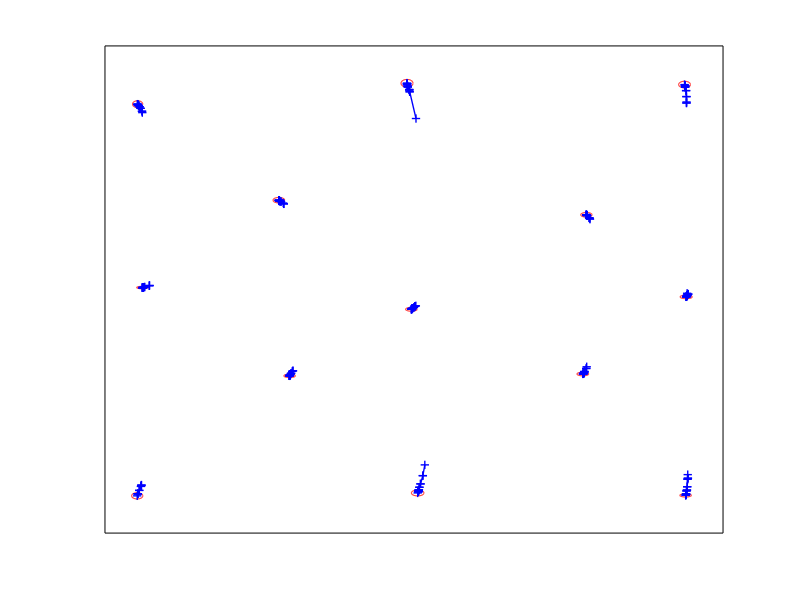

Write MATLAB code to recreate this figure.
hold on;
r=0:.1:2*pi;
plot (6.2*cos(r)+348.8, 4.2*sin(r)+564.6, 'r-');
plot ([348.765000,348.776250],[564.630000,564.386250],'+-b', 'linewidth', 1);
plot ([348.776250,348.990000],[564.386250,563.882500],'+-b', 'linewidth', 1);
plot ([348.990000,348.740000],[563.882500,563.277500],'+-b', 'linewidth', 1);
plot ([348.740000,349.356250],[563.277500,561.673750],'+-b', 'linewidth', 1);
plot ([349.356250,349.635000],[561.673750,560.562500],'+-b', 'linewidth', 1);
plot ([349.635000,351.021250],[560.562500,557.837500],'+-b', 'linewidth', 1);
plot ([351.021250,351.536250],[557.837500,555.407500],'+-b', 'linewidth', 1);
plot ([351.536250,351.146250],[555.407500,557.328750],'+-b', 'linewidth', 1);
plot ([351.146250,358.047500],[557.328750,526.468750],'+-b', 'linewidth', 1);
plot (6.0*cos(r)+353.3, 2.1*sin(r)+320.1, 'r-');
plot ([353.252500,353.498750],[320.076250,320.088750],'+-b', 'linewidth', 1);
plot ([353.498750,353.505000],[320.088750,320.208750],'+-b', 'linewidth', 1);
plot ([353.505000,353.616250],[320.208750,320.580000],'+-b', 'linewidth', 1);
plot ([353.616250,353.882500],[320.580000,320.896250],'+-b', 'linewidth', 1);
plot ([353.882500,354.596250],[320.896250,321.291250],'+-b', 'linewidth', 1);
plot ([354.596250,355.812500],[321.291250,322.098750],'+-b', 'linewidth', 1);
plot ([355.812500,357.056250],[322.098750,323.341250],'+-b', 'linewidth', 1);
plot ([357.056250,356.932500],[323.341250,323.183750],'+-b', 'linewidth', 1);
plot ([356.932500,357.907500],[323.183750,323.846250],'+-b', 'linewidth', 1);
plot (5.3*cos(r)+71.6, 3.7*sin(r)+542.0, 'r-');
plot ([71.596250,71.443750],[542.036250,541.898750],'+-b', 'linewidth', 1);
plot ([71.443750,71.656250],[541.898750,541.536250],'+-b', 'linewidth', 1);
plot ([71.656250,71.800000],[541.536250,541.352500],'+-b', 'linewidth', 1);
plot ([71.800000,72.521250],[541.352500,540.577500],'+-b', 'linewidth', 1);
plot ([72.521250,72.643750],[540.577500,540.493750],'+-b', 'linewidth', 1);
plot ([72.643750,73.645000],[540.493750,539.158750],'+-b', 'linewidth', 1);
plot ([73.645000,74.611250],[539.158750,537.506250],'+-b', 'linewidth', 1);
plot ([74.611250,76.098750],[537.506250,534.346250],'+-b', 'linewidth', 1);
plot ([76.098750,76.425000],[534.346250,532.843750],'+-b', 'linewidth', 1);
plot (5.9*cos(r)+76.5, 1.4*sin(r)+343.6, 'r-');
plot ([76.480000,76.548750],[343.576250,343.545000],'+-b', 'linewidth', 1);
plot ([76.548750,76.611250],[343.545000,343.600000],'+-b', 'linewidth', 1);
plot ([76.611250,76.677500],[343.600000,343.462500],'+-b', 'linewidth', 1);
plot ([76.677500,76.916250],[343.462500,343.338750],'+-b', 'linewidth', 1);
plot ([76.916250,77.261250],[343.338750,343.516250],'+-b', 'linewidth', 1);
plot ([77.261250,77.666250],[343.516250,343.831250],'+-b', 'linewidth', 1);
plot ([77.666250,78.791250],[343.831250,344.186250],'+-b', 'linewidth', 1);
plot ([78.791250,83.647500],[344.186250,345.633750],'+-b', 'linewidth', 1);
plot ([83.647500,83.881250],[345.633750,345.922500],'+-b', 'linewidth', 1);
plot (6.1*cos(r)+634.4, 3.6*sin(r)+563.2, 'r-');
plot ([634.382500,634.816250],[563.163750,562.400000],'+-b', 'linewidth', 1);
plot ([634.816250,634.950000],[562.400000,561.730000],'+-b', 'linewidth', 1);
plot ([634.950000,634.966250],[561.730000,561.212500],'+-b', 'linewidth', 1);
plot ([634.966250,635.002500],[561.212500,560.295000],'+-b', 'linewidth', 1);
plot ([635.002500,635.998750],[560.295000,556.651250],'+-b', 'linewidth', 1);
plot ([635.998750,636.362500],[556.651250,550.182500],'+-b', 'linewidth', 1);
plot ([636.362500,636.405000],[550.182500,543.272500],'+-b', 'linewidth', 1);
plot ([636.405000,636.466250],[543.272500,544.372500],'+-b', 'linewidth', 1);
plot (6.0*cos(r)+216.9, 3.0*sin(r)+438.1, 'r-');
plot ([216.917500,216.993750],[438.105000,438.005000],'+-b', 'linewidth', 1);
plot ([216.993750,216.930000],[438.005000,437.990000],'+-b', 'linewidth', 1);
plot ([216.930000,217.085000],[437.990000,437.651250],'+-b', 'linewidth', 1);
plot ([217.085000,217.507500],[437.651250,437.607500],'+-b', 'linewidth', 1);
plot ([217.507500,217.455000],[437.607500,437.367500],'+-b', 'linewidth', 1);
plot ([217.455000,217.688750],[437.367500,436.993750],'+-b', 'linewidth', 1);
plot ([217.688750,219.107500],[436.993750,436.515000],'+-b', 'linewidth', 1);
plot ([219.107500,222.057500],[436.515000,434.143750],'+-b', 'linewidth', 1);
plot ([222.057500,221.377500],[434.143750,435.088750],'+-b', 'linewidth', 1);
plot (5.9*cos(r)+533.4, 2.5*sin(r)+422.3, 'r-');
plot ([533.388750,533.193750],[422.341250,422.293750],'+-b', 'linewidth', 1);
plot ([533.193750,533.266250],[422.293750,422.201250],'+-b', 'linewidth', 1);
plot ([533.266250,533.713750],[422.201250,422.023750],'+-b', 'linewidth', 1);
plot ([533.713750,533.748750],[422.023750,422.052500],'+-b', 'linewidth', 1);
plot ([533.748750,533.892500],[422.052500,421.760000],'+-b', 'linewidth', 1);
plot ([533.892500,534.148750],[421.760000,421.357500],'+-b', 'linewidth', 1);
plot ([534.148750,536.211250],[421.357500,418.985000],'+-b', 'linewidth', 1);
plot ([536.211250,536.787500],[418.985000,418.585000],'+-b', 'linewidth', 1);
plot ([536.787500,537.095000],[418.585000,417.556250],'+-b', 'linewidth', 1);
plot (6.0*cos(r)+228.0, 1.9*sin(r)+248.1, 'r-');
plot ([227.968750,227.901250],[248.056250,248.155000],'+-b', 'linewidth', 1);
plot ([227.901250,227.538750],[248.155000,248.223750],'+-b', 'linewidth', 1);
plot ([227.538750,228.137500],[248.223750,248.350000],'+-b', 'linewidth', 1);
plot ([228.137500,227.866250],[248.350000,248.463750],'+-b', 'linewidth', 1);
plot ([227.866250,228.062500],[248.463750,248.672500],'+-b', 'linewidth', 1);
plot ([228.062500,228.857500],[248.672500,249.530000],'+-b', 'linewidth', 1);
plot ([228.857500,229.505000],[249.530000,250.863750],'+-b', 'linewidth', 1);
plot ([229.505000,231.432500],[250.863750,253.558750],'+-b', 'linewidth', 1);
plot ([231.432500,230.661250],[253.558750,252.923750],'+-b', 'linewidth', 1);
plot (6.1*cos(r)+529.7, 2.0*sin(r)+250.1, 'r-');
plot ([529.731250,530.136250],[250.141250,250.271250],'+-b', 'linewidth', 1);
plot ([530.136250,530.248750],[250.271250,250.385000],'+-b', 'linewidth', 1);
plot ([530.248750,530.650000],[250.385000,250.518750],'+-b', 'linewidth', 1);
plot ([530.650000,530.252500],[250.518750,250.847500],'+-b', 'linewidth', 1);
plot ([530.252500,530.928750],[250.847500,251.262500],'+-b', 'linewidth', 1);
plot ([530.928750,531.288750],[251.262500,252.198750],'+-b', 'linewidth', 1);
plot ([531.288750,531.356250],[252.198750,252.798750],'+-b', 'linewidth', 1);
plot ([531.356250,533.245000],[252.798750,256.091250],'+-b', 'linewidth', 1);
plot ([533.245000,533.717500],[256.091250,257.922500],'+-b', 'linewidth', 1);
plot (6.3*cos(r)+636.1, 2.0*sin(r)+333.5, 'r-');
plot ([636.088750,636.353750],[333.541250,333.625000],'+-b', 'linewidth', 1);
plot ([636.353750,636.248750],[333.625000,333.667500],'+-b', 'linewidth', 1);
plot ([636.248750,636.310000],[333.667500,333.900000],'+-b', 'linewidth', 1);
plot ([636.310000,636.606250],[333.900000,334.151250],'+-b', 'linewidth', 1);
plot ([636.606250,637.017500],[334.151250,334.726250],'+-b', 'linewidth', 1);
plot ([637.017500,636.881250],[334.726250,335.086250],'+-b', 'linewidth', 1);
plot ([636.881250,637.543750],[335.086250,335.842500],'+-b', 'linewidth', 1);
plot ([637.543750,638.192500],[335.842500,336.522500],'+-b', 'linewidth', 1);
plot ([638.192500,637.057500],[336.522500,337.427500],'+-b', 'linewidth', 1);
plot (6.5*cos(r)+359.8, 3.2*sin(r)+121.4, 'r-');
plot ([359.801250,360.292500],[121.411250,122.621250],'+-b', 'linewidth', 1);
plot ([360.292500,360.426250],[122.621250,122.848750],'+-b', 'linewidth', 1);
plot ([360.426250,360.723750],[122.848750,123.473750],'+-b', 'linewidth', 1);
plot ([360.723750,360.633750],[123.473750,124.310000],'+-b', 'linewidth', 1);
plot ([360.633750,361.035000],[124.310000,124.816250],'+-b', 'linewidth', 1);
plot ([361.035000,361.538750],[124.816250,127.576250],'+-b', 'linewidth', 1);
plot ([361.538750,362.695000],[127.576250,131.221250],'+-b', 'linewidth', 1);
plot ([362.695000,365.103750],[131.221250,140.118750],'+-b', 'linewidth', 1);
plot ([365.103750,367.128750],[140.118750,151.778750],'+-b', 'linewidth', 1);
plot (5.8*cos(r)+71.2, 3.4*sin(r)+118.3, 'r-');
plot ([71.183750,71.772500],[118.278750,120.372500],'+-b', 'linewidth', 1);
plot ([71.772500,71.691250],[120.372500,120.516250],'+-b', 'linewidth', 1);
plot ([71.691250,73.237500],[120.516250,124.176250],'+-b', 'linewidth', 1);
plot ([73.237500,75.515000],[124.176250,129.917500],'+-b', 'linewidth', 1);
plot ([75.515000,75.251250],[129.917500,129.160000],'+-b', 'linewidth', 1);
plot ([75.251250,74.931250],[129.160000,128.465000],'+-b', 'linewidth', 1);
plot (6.0*cos(r)+635.5, 1.8*sin(r)+118.8, 'r-');
plot ([635.545000,635.715000],[118.803750,119.098750],'+-b', 'linewidth', 1);
plot ([635.715000,635.918750],[119.098750,119.593750],'+-b', 'linewidth', 1);
plot ([635.918750,635.993750],[119.593750,120.416250],'+-b', 'linewidth', 1);
plot ([635.993750,636.440000],[120.416250,123.552500],'+-b', 'linewidth', 1);
plot ([636.440000,636.857500],[123.552500,124.547500],'+-b', 'linewidth', 1);
plot ([636.857500,637.167500],[124.547500,128.101250],'+-b', 'linewidth', 1);
plot ([637.167500,637.496250],[128.101250,136.257500],'+-b', 'linewidth', 1);
plot ([637.496250,637.841250],[136.257500,137.342500],'+-b', 'linewidth', 1);
plot ([637.841250,637.683750],[137.342500,141.223750],'+-b', 'linewidth', 1);
axis([38-1,674+1, 78-1, 605+1]);
plot ([38,674], [78,78], 'k-');
plot ([38,674], [605,605], 'k-');
plot ([38,38], [78,605], 'k-');
plot ([674,674], [78,605], 'k-');
set (gca(), 'visible', 'off');
